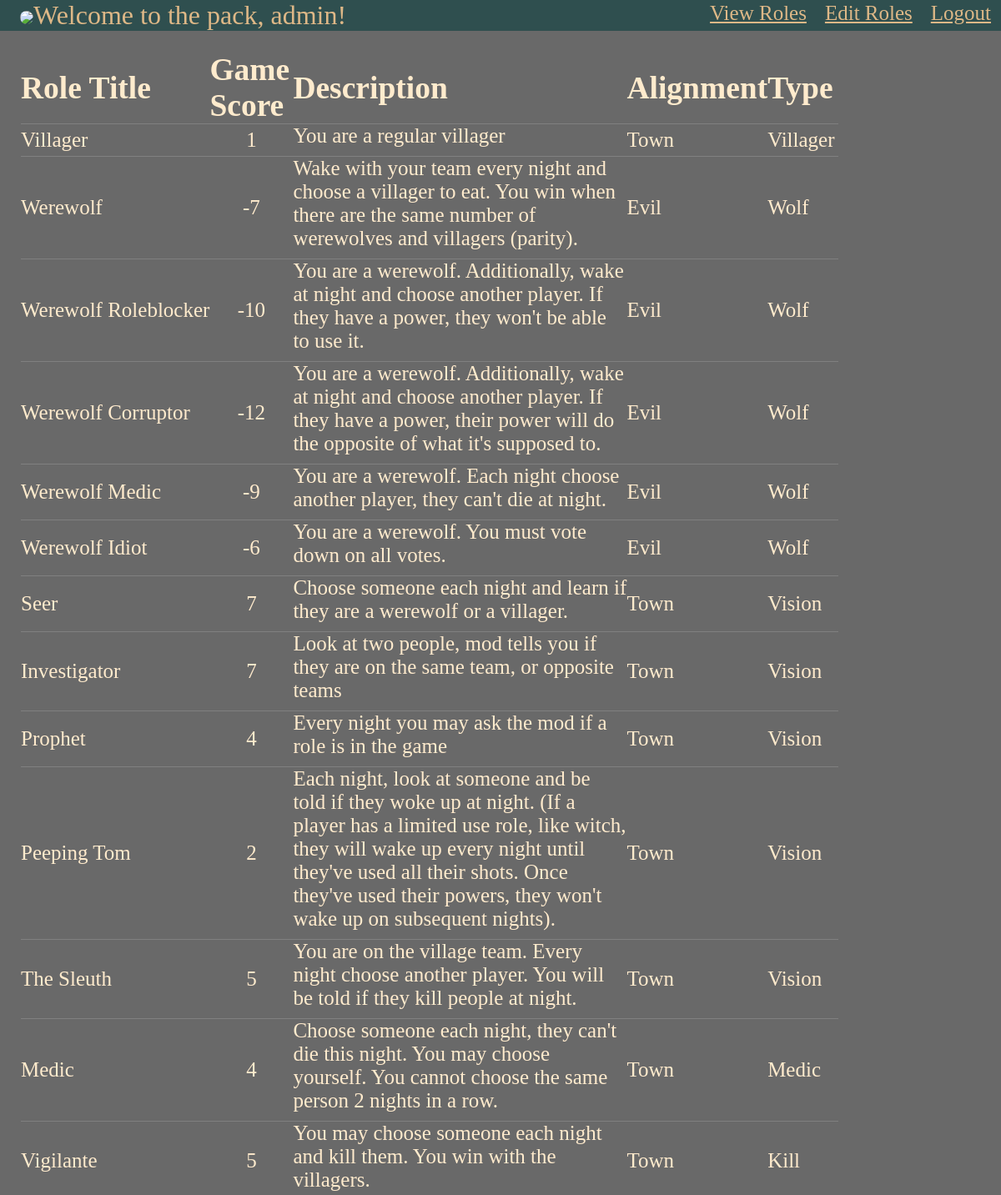
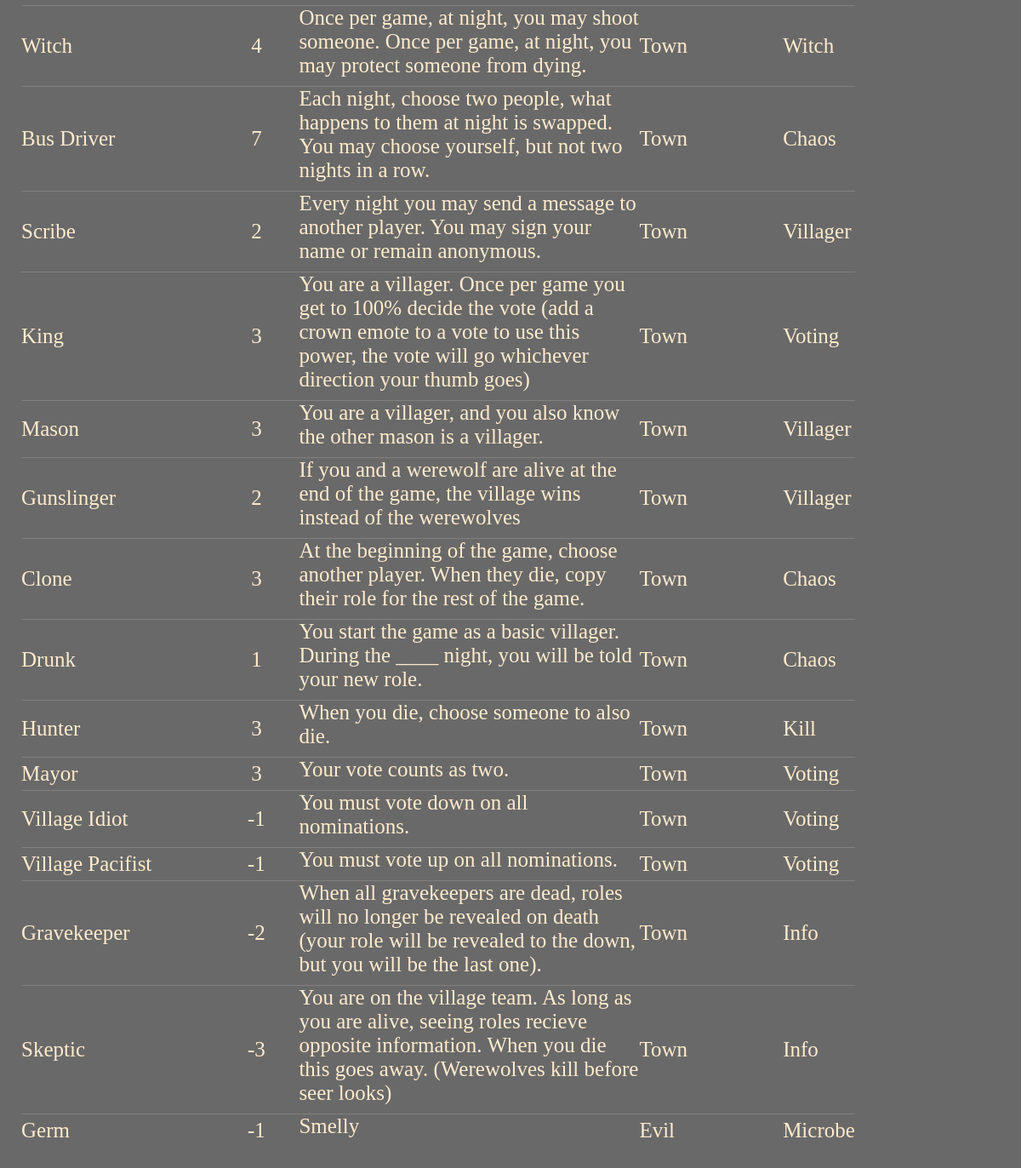
The app's page /roles/ (signed in) with its own data (2 pictures, top to bottom).
### wolfrollapp/models.py (models this page shows, shortened)
class Role(models.Model):
	score = models.IntegerField()
	title = models.CharField(max_length=40)
	description = models.CharField(max_length=400)
	alignment = models.CharField(max_length=20)
	type = models.CharField(max_length=20)
	user = models.ForeignKey(User, on_delete=models.CASCADE, related_name="role_user", null=True, blank=True)

### wolfrollapp/views.py (the view)
# urls.py: path('roles/', views.viewRoles, name="viewRoles"),
@login_required(login_url='/login')
def viewRoles(request):
    roles_list = Role.objects.filter(user=request.user)
    context = {
        'roles_list': roles_list,
    }
    return render(request, 'wolfrollapp/roles.html', context)

### wolfrollapp/templates/wolfrollapp/roles.html (shortened to what this page needs)
{% extends 'wolfrollapp/main.html' %}
{% block content %}
<div style="padding: 25px; align-content: center">
    <table border=1 frame=void rules=rows>
        <tr>
            <td><h2>Role Title</h2></td>
            <td style="width: 100px"><h2>Game Score</h2></td>
            <td style="width: 400px"><h2>Description</h2></td>
            <td><h2>Alignment</h2></td>
            <td><h2>Type</h2></td>
        </tr>
        {% for role in roles_list %}
            <tr class="role_row" style="padding-bottom: 15px">
                <td>{{ role.title }}</td>
                <td style="text-align: center">{{  role.score }}</td>
                <td style="width:200px; padding-bottom: 10px">{{ role.description }}</td>
                <td>{{ role.alignment }}</td>
                <td>{{ role.type }}</td>
            </tr>
        {% endfor %}
    </table>
</div>
{% endblock %}

### wolfrollapp/templates/wolfrollapp/main.html (shortened to what this page needs)
{%  load static %}
<!DOCTYPE html>
<html lang="en">
<head>
</head>
<div style="background: darkslategrey; margin: 0; padding: 0;">
    <span style="color: burlywood; font-size: 32px; padding-left: 2%; font-family: Bahnschrift;"><a href="{% url 'wolfrollapp:home' %}"><img src="https://cdn.discordapp.com/emojis/900027569204760576.png?" style="height:32px; border-radius: 12px;"/></a>Welcome to the pack, {{ request.user }}!</span>
    <table style="float: right;">
        <tr>
            <td>
                <a class="menu-bar-nav" href="{% url 'wolfrollapp:viewRoles' %}">View Roles</a>
            </td>
            <td>
                <a class="menu-bar-nav" href="{% url 'wolfrollapp:editRoles' %}">Edit Roles</a>
            </td>
            <td>
                <a class="menu-bar-nav" href="{% url 'wolfrollapp:logoutPage' %}">Logout</a>
            </td>
        </tr>
    </table>
</div>
<body>
<div class="wrapper">
    {% block content %}
    {% endblock %}
</div>
</body>
</html>

### wolfrollapp/templates/wolfrollapp/main.html (style rules this page uses)
* { padding: 0; margin: 0; }
body { font-size: 25px; background: dimgrey; }
.menu-bar-nav { color: burlywood; font-family: Bahnschrift; padding: 10px; padding-top: 25px; }
h2 { color: blanchedalmond; }
td { color: blanchedalmond; }
.role_row { nth-of-type(even): background-color: rgba(255, 255, 255, 0.1) }
.wrapper { background: dimgrey; }

### records on screen
Role: title "Villager", score "1", description "You are a regular villager", alignment "Town", type "Villager"
Role: title "Werewolf", score "-7", description "Wake with your team every night and choose a villager to eat. You win when there are the same number of werewolves and villagers (parity).", alignment "Evil", type "Wolf"
Role: title "Werewolf Roleblocker", score "-10", description "You are a werewolf. Additionally, wake at night and choose another player. If they have a power, they won't be able to use it.", alignment "Evil", type "Wolf"
Role: title "Werewolf Corruptor", score "-12", description "You are a werewolf. Additionally, wake at night and choose another player. If they have a power, their power will do the opposite of what it's supposed to.", alignment "Evil", type "Wolf"
Role: title "Werewolf Medic", score "-9", description "You are a werewolf. Each night choose another player, they can't die at night.", alignment "Evil", type "Wolf"
Role: title "Werewolf Idiot", score "-6", description "You are a werewolf. You must vote down on all votes.", alignment "Evil", type "Wolf"
Role: title "Seer", score "7", description "Choose someone each night and learn if they are a werewolf or a villager.", alignment "Town", type "Vision"
Role: title "Investigator", score "7", description "Look at two people, mod tells you if they are on the same team, or opposite teams", alignment "Town", type "Vision"
Role: title "Prophet", score "4", description "Every night you may ask the mod if a role is in the game", alignment "Town", type "Vision"
Role: title "Peeping Tom", score "2", description "Each night, look at someone and be told if they woke up at night. (If a player has a limited use role, like witch, they will wake up every night until they've used all their shots. Once they've used their powers, they won't wake up on subsequent nights).", alignment "Town", type "Vision"
Role: title "The Sleuth", score "5", description "You are on the village team. Every night choose another player. You will be told if they kill people at night.", alignment "Town", type "Vision"
Role: title "Medic", score "4", description "Choose someone each night, they can't die this night. You may choose yourself. You cannot choose the same person 2 nights in a row.", alignment "Town", type "Medic"
Role: title "Vigilante", score "5", description "You may choose someone each night and kill them. You win with the villagers.", alignment "Town", type "Kill"
Role: title "Witch", score "4", description "Once per game, at night, you may shoot someone. Once per game, at night, you may protect someone from dying.", alignment "Town", type "Witch"
Role: title "Bus Driver", score "7", description "Each night, choose two people, what happens to them at night is swapped. You may choose yourself, but not two nights in a row.", alignment "Town", type "Chaos"
Role: title "Scribe", score "2", description "Every night you may send a message to another player. You may sign your name or remain anonymous.", alignment "Town", type "Villager"
Role: title "King", score "3", description "You are a villager. Once per game you get to 100% decide the vote (add a crown emote to a vote to use this power, the vote will go whichever direction your thumb goes)", alignment "Town", type "Voting"
Role: title "Mason", score "3", description "You are a villager, and you also know the other mason is a villager.", alignment "Town", type "Villager"
Role: title "Gunslinger", score "2", description "If you and a werewolf are alive at the end of the game, the village wins instead of the werewolves", alignment "Town", type "Villager"
Role: title "Clone", score "3", description "At the beginning of the game, choose another player. When they die, copy their role for the rest of the game.", alignment "Town", type "Chaos"
Role: title "Drunk", score "1", description "You start the game as a basic villager. During the ____ night, you will be told your new role.", alignment "Town", type "Chaos"
Role: title "Hunter", score "3", description "When you die, choose someone to also die.", alignment "Town", type "Kill"
Role: title "Mayor", score "3", description "Your vote counts as two.", alignment "Town", type "Voting"
Role: title "Village Idiot", score "-1", description "You must vote down on all nominations.", alignment "Town", type "Voting"
Role: title "Village Pacifist", score "-1", description "You must vote up on all nominations.", alignment "Town", type "Voting"
Role: title "Gravekeeper", score "-2", description "When all gravekeepers are dead, roles will no longer be revealed on death (your role will be revealed to the down, but you will be the last one).", alignment "Town", type "Info"
Role: title "Skeptic", score "-3", description "You are on the village team. As long as you are alive, seeing roles recieve opposite information. When you die this goes away. (Werewolves kill before seer looks)", alignment "Town", type "Info"
Role: title "Germ", score "-1", description "Smelly", alignment "Evil", type "Microbe"

### other values on screen
{{ request.user }} "admin"
